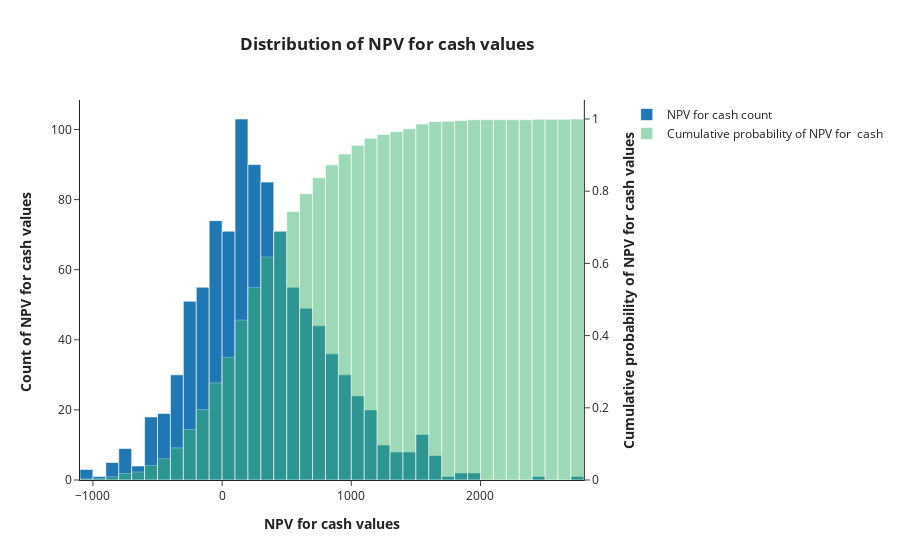

Notebook cell for this chart:
### Code cell
fr.visualize(visualize_on = 'NPV')

### Figure 1 — Plotly figure (JSON) as saved in the notebook; plotly's stock layout.template omitted (floating-point values rounded to 4 significant figures; data arrays with more than 128 entries replaced by an {"elided": "..."} marker saying what was removed)
{"data": [{"name": "NPV for cash count", "type": "histogram", "x": {"elided": "1000 float values"}, "xaxis": "x", "yaxis": "y"}, {"cumulative": {"currentbin": "include", "direction": "increasing", "enabled": true}, "histnorm": "probability", "hoverlabel": {"namelength": -1}, "marker": {"color": "mediumseagreen"}, "name": "Cumulative probability of NPV for  cash", "opacity": 0.5, "type": "histogram", "x": {"elided": "1000 float values"}, "xaxis": "x", "yaxis": "y2"}], "layout": {"title": {"text": "<b>Distribution of NPV for cash values</b>", "x": 0.43}, "xaxis": {"anchor": "y", "domain": [0, 0.94], "title": {"text": "<b>NPV for cash values</b>"}}, "yaxis": {"anchor": "x", "domain": [0, 1], "showspikes": true, "title": {"text": "<b>Count of NPV for cash values </b>"}}, "yaxis2": {"anchor": "x", "overlaying": "y", "side": "right", "title": {"text": "<b>Cumulative probability of NPV for cash values</b>"}}}}
